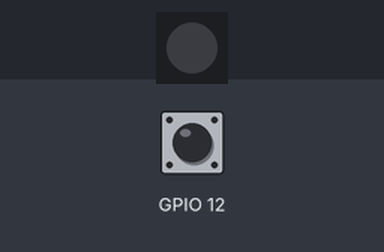
The sketch below on a simulated ESP32. Parts: 1 RGB LEDs in strip order, left to right. The inputs (shaded band) are chosen by the test bench; at power-on: GPIO 12 HIGH. Dim RGB values are drawn brighter than linear.

Above: at 1.2 s.
1.3 s: GPIO 12 pulled LOW for 0.15 s
At 1.35 s:
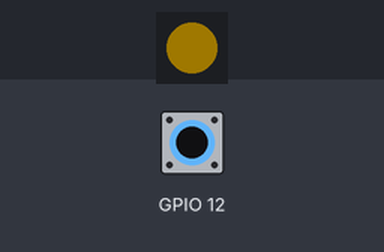
At 1.7 s:
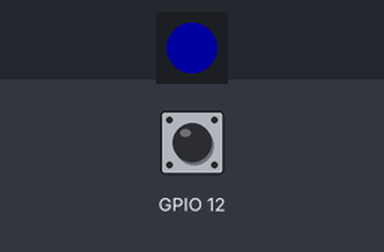
Timing chart, 0 to 4.3 s (numbered marks = the images above; inputs shaded):
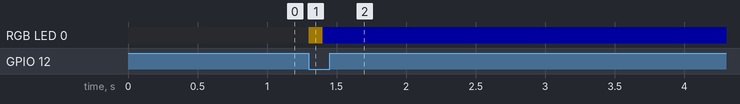

The sketch:

ESP32_WS2812B_testv2.ino
```cpp
#include <NeoPixelBus.h>

NeoPixelBus<NeoGrbFeature, Neo800KbpsMethod> strip(1, 4);

int brightness=32;
RgbColor yellow(brightness, brightness/4*3, 0);
RgbColor blue(0, 0, brightness);

portMUX_TYPE mux = portMUX_INITIALIZER_UNLOCKED;
unsigned long interruptTime=millis();
bool blinkNow=false;
unsigned int resetTimer=millis();
bool resetLed=false;


void IRAM_ATTR handleInterrupt() {
  portENTER_CRITICAL_ISR(&mux);
  if(millis()>interruptTime+200) {
    interruptTime=millis();
    blinkNow=true;
  }
  portEXIT_CRITICAL_ISR(&mux);
}

void setup() {
  pinMode(12, INPUT_PULLUP);
  attachInterrupt(digitalPinToInterrupt(12), handleInterrupt, FALLING);

  strip.Begin();
  strip.Show();
}

void loop() {
  if(blinkNow) {
    portENTER_CRITICAL(&mux);
    blinkNow=false;
    portEXIT_CRITICAL(&mux);

    resetLed=true;
    resetTimer=millis();
    //strip.Begin();
    strip.SetPixelColor(0, yellow);
    strip.Show();
  }
  if(resetLed) {
    if(resetTimer+100<millis()) {
      //strip.Begin();
      strip.SetPixelColor(0, blue);
      strip.Show();
      resetLed=false;
    }
  }
}
```

Measured:
- after the input at 1.3 s, RGB LED 0: off → RGB(32, 24, 0) at once, → RGB(0, 0, 32) 0.10 s later
